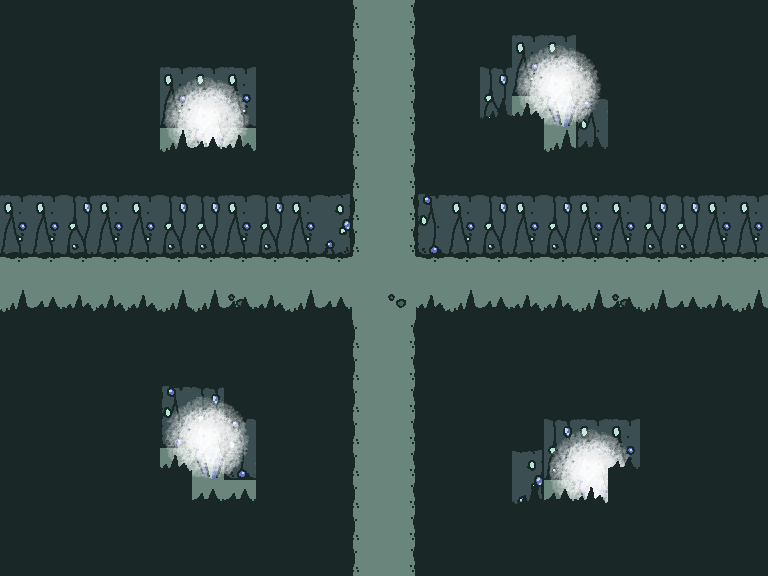

A level layout from a 2D game, rendered from its tile map. Below: a short description, then the map file with tile-grid data replaced by summaries:
An orthogonal 24x18 tile map with 32x32 px tiles, 5 tile layers (FLOOR, MIDDLE, ABOVE, LIGHT, ...), 3 tilesets and 13 objects (3x mote, stone, return, west, north, ...).

<map version="1.2" tiledversion="1.2.0" orientation="orthogonal" renderorder="right-down" width="24" height="18" tilewidth="32" tileheight="32" infinite="0" nextlayerid="20" nextobjectid="325">
 <tileset firstgid="1" source="tilesets/objects.tsx" />
 <tileset firstgid="9" source="tilesets/depths.tsx" />
 <tileset firstgid="73" source="tilesets/light.tsx" />
 <layer id="15" name="FLOOR" width="24" height="18">
  <data>[432 cells, 432 non-empty, 14 distinct tile ids]</data>
 </layer>
 <layer id="16" name="MIDDLE" width="24" height="18">
  <data>[432 cells, 7 non-empty, 2 distinct tile ids]</data>
 </layer>
 <layer id="17" name="ABOVE" width="24" height="18">
  <data>[432 cells, 1 non-empty, 1 distinct tile ids]</data>
 </layer>
 <layer id="18" name="LIGHT" width="24" height="18">
  <data>[432 cells, 36 non-empty, 9 distinct tile ids]</data>
 </layer>
 <layer id="19" name="OVERHEAD" width="24" height="18">
  <data>[432 cells, 301 non-empty, 4 distinct tile ids]</data>
 </layer>
 <objectgroup color="#32e3c6" id="6" name="TERRAIN" visible="0" opacity="0.55">
  <object id="321" name="stone" x="0" y="0" width="768" height="576" />
 </objectgroup>
 <objectgroup id="5" name="SLOPES" />
 <objectgroup color="#50734a" id="7" name="COLLISION" opacity="0.5">
  <object id="316" x="0" y="0" width="352" height="256" />
  <object id="317" x="416" y="0" width="352" height="256" />
  <object id="318" x="0" y="320" width="352" height="256" />
  <object id="319" x="416" y="320" width="352" height="256" />
 </objectgroup>
 <objectgroup id="8" name="ENTITIES" opacity="0.64">
  <object id="277" name="return" gid="6" x="352" y="576" width="64" height="24">
   <properties>
    <property name="DEST" value="UNDERSHRINE,18,21" />
    <property name="TYPE" value="PORTAL" />
   </properties>
  </object>
  <object id="284" name="west" gid="6" x="0" y="320" width="24" height="64">
   <properties>
    <property name="ID" value="WEST" />
    <property name="TYPE" value="ANSWER" />
   </properties>
  </object>
  <object id="314" name="north" gid="6" x="352" y="24" width="64" height="24">
   <properties>
    <property name="ID" value="NORTH" />
    <property name="TYPE" value="ANSWER" />
   </properties>
  </object>
  <object id="315" name="east" gid="6" x="744" y="320" width="24" height="64">
   <properties>
    <property name="ID" value="EAST" />
    <property name="TYPE" value="ANSWER" />
   </properties>
  </object>
  <object id="320" name="question" gid="8" x="352" y="320" width="64" height="64">
   <properties>
    <property name="TYPE" value="QUESTION_TRIGGER" />
   </properties>
  </object>
  <object id="322" name="mote" gid="5" x="-32" y="48" width="32" height="32">
   <properties>
    <property name="DURATION" value="2000" />
    <property name="GRAPHIC" value="mote" />
    <property name="INTERVAL" value="600" />
    <property name="TYPE" value="emitter" />
   </properties>
  </object>
  <object id="323" name="mote" gid="5" x="-56" y="280" width="32" height="32">
   <properties>
    <property name="DURATION" value="2000" />
    <property name="GRAPHIC" value="mote" />
    <property name="INTERVAL" value="400" />
    <property name="TYPE" value="emitter" />
   </properties>
  </object>
  <object id="324" name="mote" gid="5" x="224" y="-48" width="32" height="32">
   <properties>
    <property name="DURATION" value="2000" />
    <property name="GRAPHIC" value="mote" />
    <property name="INTERVAL" value="500" />
    <property name="TYPE" value="emitter" />
   </properties>
  </object>
 </objectgroup>
</map>
